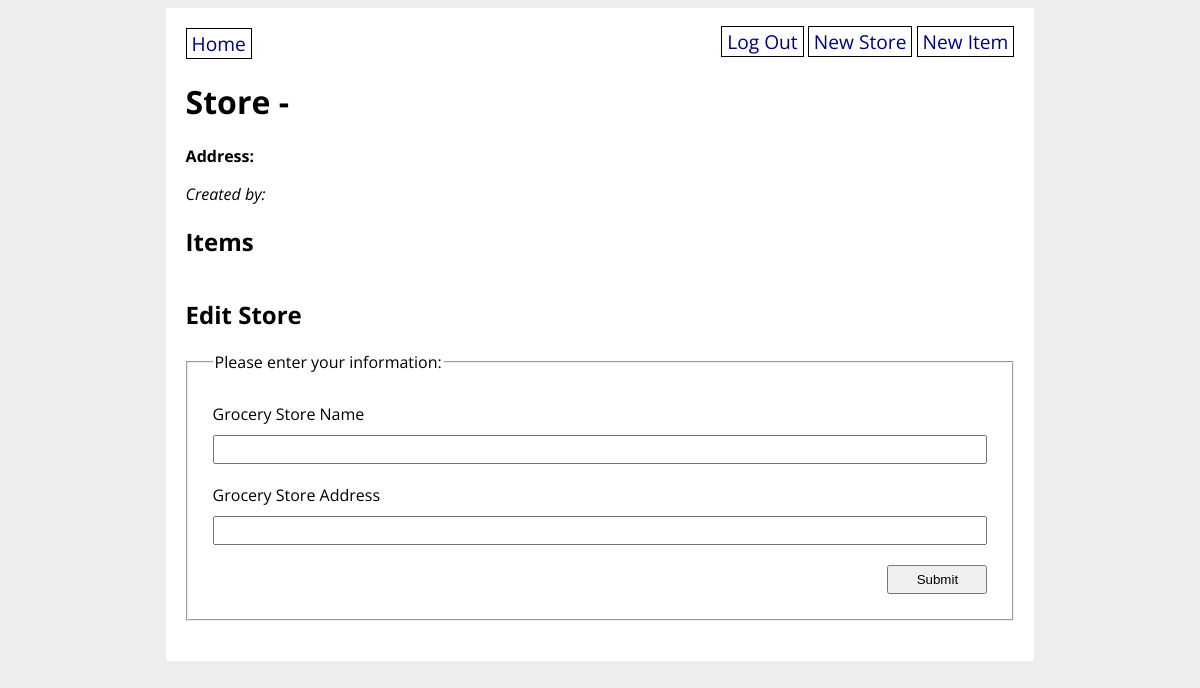
Page /store/1 (signed in) on the earlier database version.
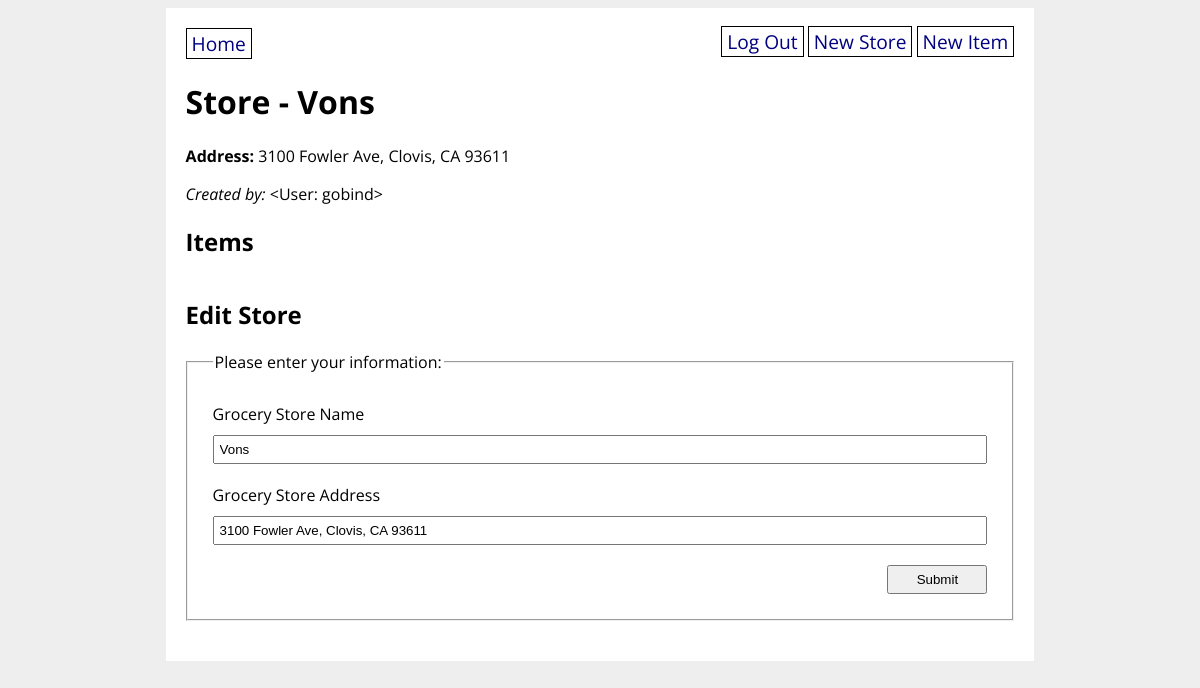
Same page on the later database version.
### grocery_app/models.py (models this page shows, shortened)
class GroceryStore(db.Model):
    id = db.Column(db.Integer, primary_key=True)
    title = db.Column(db.String(80), nullable=False)
    address = db.Column(db.String(200), nullable=False)
    items = db.relationship('GroceryItem', back_populates='store')
    created_by_id = db.Column(db.Integer, db.ForeignKey('user.id'))
    created_by = db.relationship('User')

class User(UserMixin, db.Model):
    id = db.Column(db.Integer, primary_key=True)
    username = db.Column(db.String(80), nullable=False, unique=True)
    password = db.Column(db.String(200), nullable=False)
    def __repr__(self):
        return f'<User: {self.username}>'

### grocery_app/routes.py (the view, shortened to what this page needs)
@main.route('/store/<store_id>', methods=['GET', 'POST'])
@login_required
def store_detail(store_id):
    store = GroceryStore.query.get(store_id)
    form = GroceryStoreForm(obj=store)
    store = GroceryStore.query.get(store_id)
    return render_template('store_detail.html', store=store, form=form)

### grocery_app/forms.py
class GroceryStoreForm(FlaskForm):
    title = StringField("Grocery Store Name", validators=[DataRequired()])
    address = StringField("Grocery Store Address", validators=[DataRequired()])
    submit = SubmitField('Submit')

### grocery_app/__init__.py (called while the page is built)
@login_manager.user_loader
def load_user(user_id):
    return User.query.get(user_id)

### grocery_app/templates/store_detail.html (shortened to what this page needs)
{% extends 'base.html' %}
{% block content %}
<h1>Store - {{ store.title }}</h1>
<strong>Address:</strong> {{ store.address }}
<p><em>Created by:</em> {{ store.created_by }}</p>
<h2>Items</h2>
<h2>Edit Store</h2>
<form method="POST" action="{{ url_for('main.store_detail', store_id=store.id) }}">
    <fieldset>
        <legend>Please enter your information:</legend>
            {{ form.title.label }}
            {{ form.title }}
            {{ form.address.label }}
            {{ form.address}}
            {{ form.submit }}
    </fieldset>
</form>
{% endblock %}

Differences in the rows shown:
added GroceryStore: title "Vons", address "3100 Fowler Ave, Clovis, CA 93611"
now on this page (row unchanged): User: created_by "<User: gobind>"
